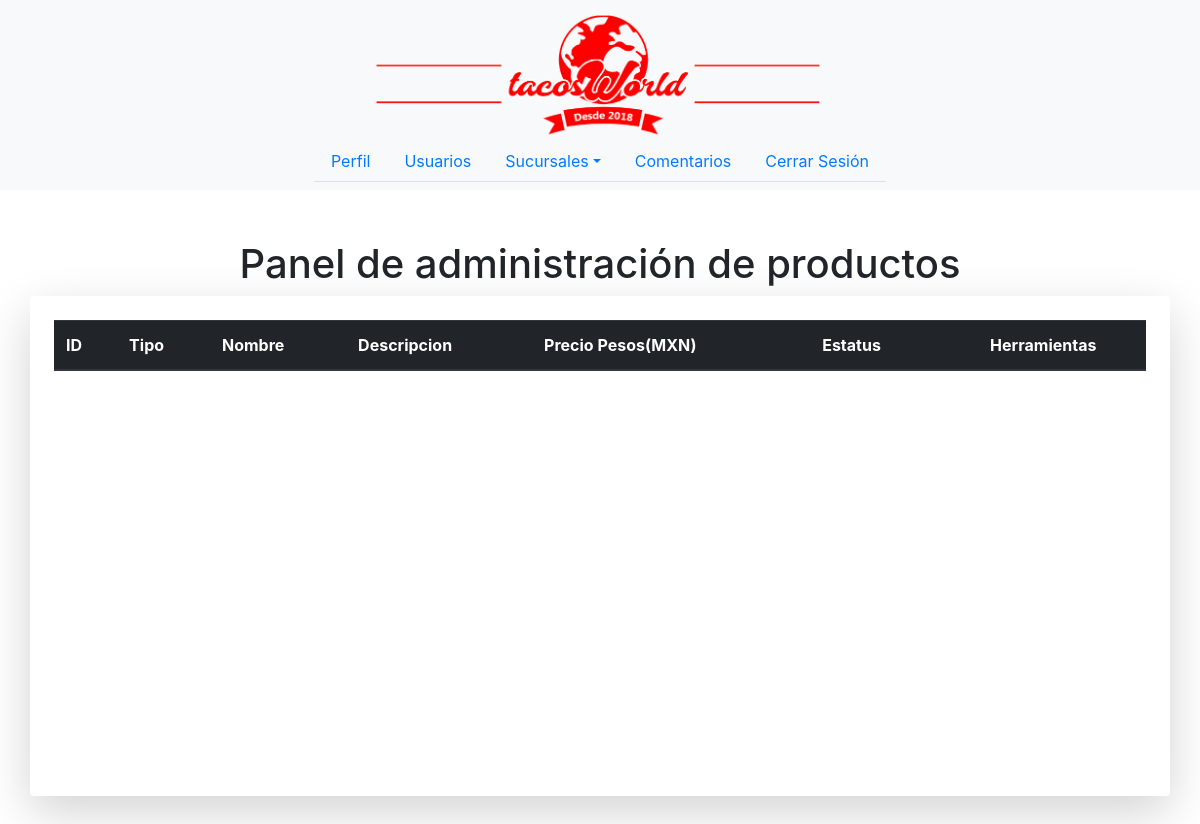
The app's page /admin/establishments/products.php, older data.
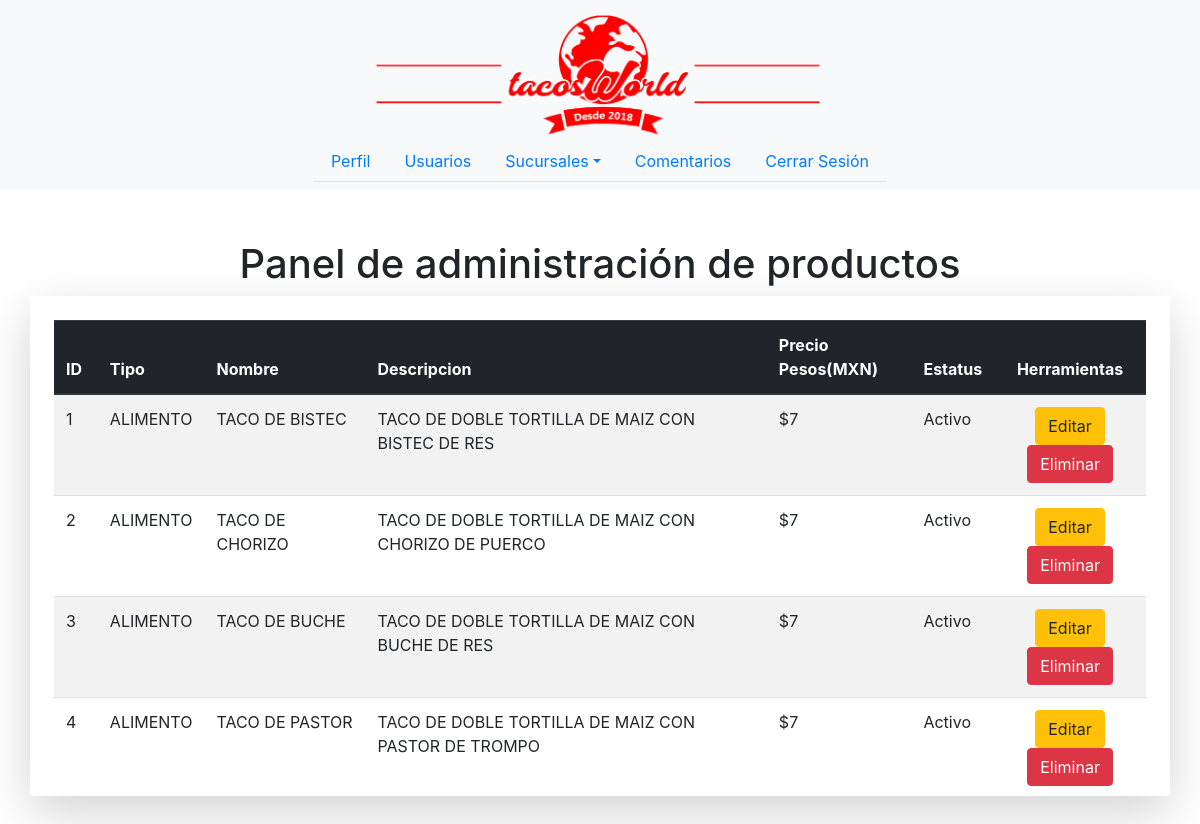
The same page, newer data.
### tables this page shows
CREATE TABLE PRODUCTO(
ID_PRODUCTO INT AUTO_INCREMENT PRIMARY KEY NOT NULL,
TIPO VARCHAR(30) NOT NULL,
NOMBRE VARCHAR(50) NOT NULL,
DESCRIPCION VARCHAR(100) NOT NULL,
PRECIO FLOAT NOT NULL,
ESTATUS BIT NOT NULL
);

### admin/establishments/products.php (the view, shortened to what this page needs)
<!DOCTYPE HTML>
<html lang="en">
  <head>
    <link rel="stylesheet" href="../../css/bootstrap.min.css">
  </head>
  <body>
    <nav class="navbar navbar-expand-md flex-column fixed-top navbar-dark bg-light navbar-inverse" style="background-color: transparent;">
        <a class="navbar-brand align-self-center m-0 pb-3 position-md-absolute pb-md-0" href="#"><img id= "logo" src="../../images/logo.png" alt="tacosWorld"></a>
         <ul class="nav nav-tabs">
          <li class="nav-item">
            <a class="nav-link" href="../perfil.html">Perfil</a>
          </li>
           <li class="nav-item">
            <a class="nav-link" href="../users.php">Usuarios</a>
          </li>
          <li class="nav-item dropdown">
            <a class="nav-link dropdown-toggle" data-toggle="dropdown" href="#" role="button" aria-haspopup="true" aria-expanded="false">Sucursales</a>
          </li>
          <li class="nav-item">
            <a class="nav-link" href="../comments.php">Comentarios</a>
          </li>
          <li class="nav-item"><a class="nav-link" href="../../PHP/cerrarSesion.php">Cerrar Sesión</a></li>
        </ul>
    </nav>
    <br><br><br><br><br><br><br><BR></BR><br>
    <center><h1 class="h1">Panel de administración de productos</h1></center>
    <div class="container shadow-lg p-4 mb-5 bg-white rounded" style="overflow:auto; height: 500px;">
        <table class="table table-striped table-hover">
               <thead class="thead-dark">
                   <tr>
                       <th scope="col">ID</th>
                       <th scope="col">Tipo</th>
                       <th scope="col">Nombre</th>
                       <th scope="col">Descripcion</th>
                       <th scope="col">Precio Pesos(MXN) </th>
                       <th scope="col">Estatus</th>
                       <th scope="col"><center>Herramientas</center></th>
                   </tr>
               </thead>
               <tbody>
                  <?php
                        $conection=conectar();
                    $query="SELECT * FROM PRODUCTO";
                    $resultado=mysqli_query($conection,$query) or die(mysqli_error($conection));
                      while($consulta =mysqli_fetch_array($resultado)){ ?>
                      <tr>
		                <td><?php echo $consulta['ID_PRODUCTO']; ?></td>
		                <td><?php echo $consulta['TIPO']; ?></td>
		                <td><?php echo $consulta['NOMBRE']; ?></td>
		                <td><?php echo $consulta['DESCRIPCION']; ?></td>
		                <td>$<?php echo $consulta['PRECIO']; ?></td>
		                <?php
                          if($consulta['ESTATUS']==1){
                              $estado="Activo";
                          }else{
                              $estado="Baja";
                          }
                          ?>
		                <td><?php echo $estado; ?></td>
	                    <td>
                             <center>
                              <a href="editProduct.php?ID=<?php echo $consulta['ID_PRODUCTO']; ?>">
                               <button class="btn btn-warning">Editar</button>
                               </a>
                               <a href="../../PHP/EliminarProductsAdmin.php?ID=<?php echo $consulta['ID_PRODUCTO']; ?>">
                               <button class="btn btn-danger">Eliminar</button>
                               </a>
                               </center>
                       </td>
                    </tr>
                     <?php } ?>
               </tbody>
           </table>
    </div>
  </body>
</html>

### admin/establishments/products.php (style rules this page uses)
@media (min-width: 768px) { .position-md-absolute { position: absolute; } }
a img#logo { display: block; width: 40%; margin: auto; }

Row changes from the older to the newer data that the page shows:
added producto: ID_PRODUCTO "1", TIPO "ALIMENTO", NOMBRE "TACO DE BISTEC", DESCRIPCION "TACO DE DOBLE TORTILLA DE MAIZ CON BISTEC DE RES", PRECIO "7", ESTATUS "Activo"
added producto: ID_PRODUCTO "2", TIPO "ALIMENTO", NOMBRE "TACO DE CHORIZO", DESCRIPCION "TACO DE DOBLE TORTILLA DE MAIZ CON CHORIZO DE PUERCO", PRECIO "7", ESTATUS "Activo"
added producto: ID_PRODUCTO "3", TIPO "ALIMENTO", NOMBRE "TACO DE BUCHE", DESCRIPCION "TACO DE DOBLE TORTILLA DE MAIZ CON BUCHE DE RES", PRECIO "7", ESTATUS "Activo"
added producto: ID_PRODUCTO "4", TIPO "ALIMENTO", NOMBRE "TACO DE PASTOR", DESCRIPCION "TACO DE DOBLE TORTILLA DE MAIZ CON PASTOR DE TROMPO", PRECIO "7", ESTATUS "Activo"
